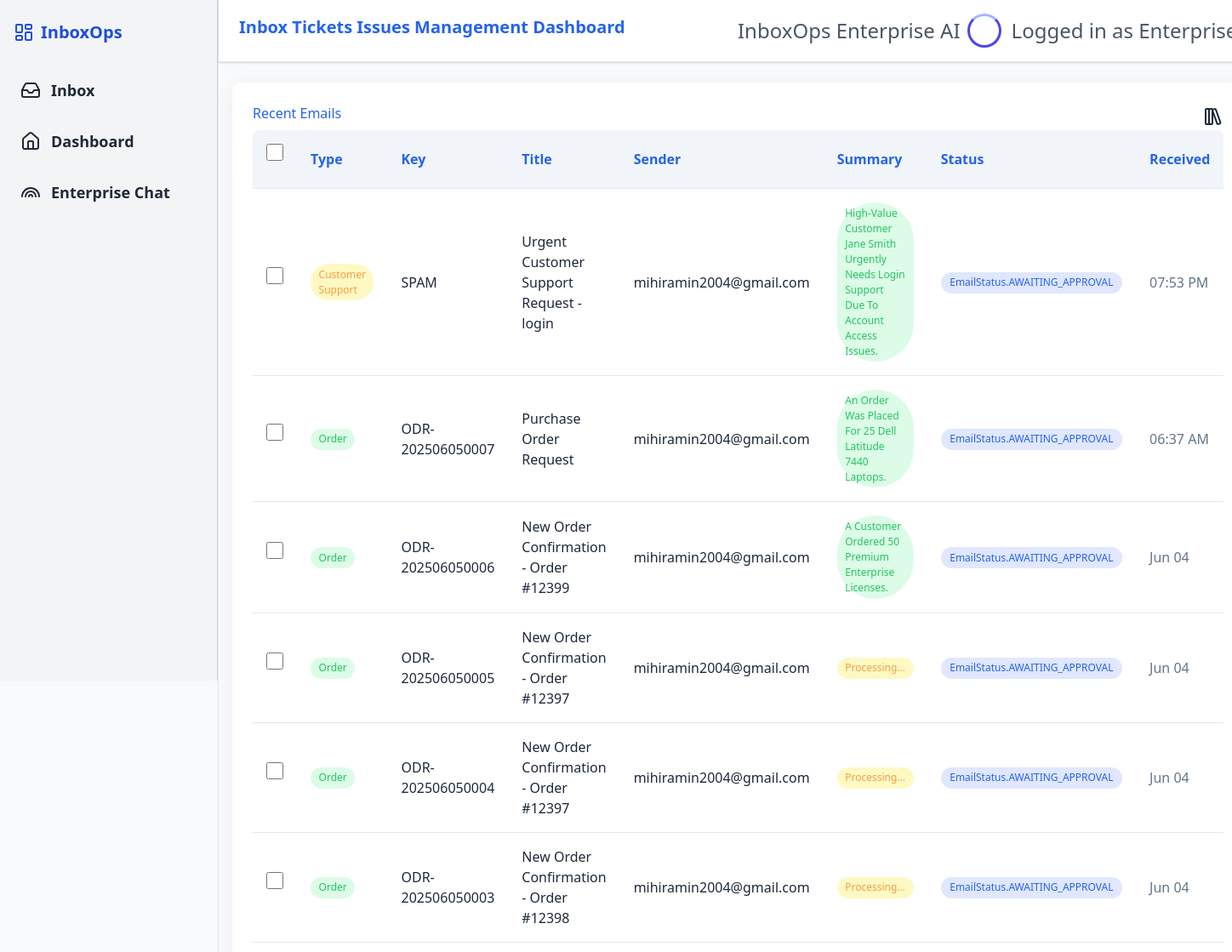
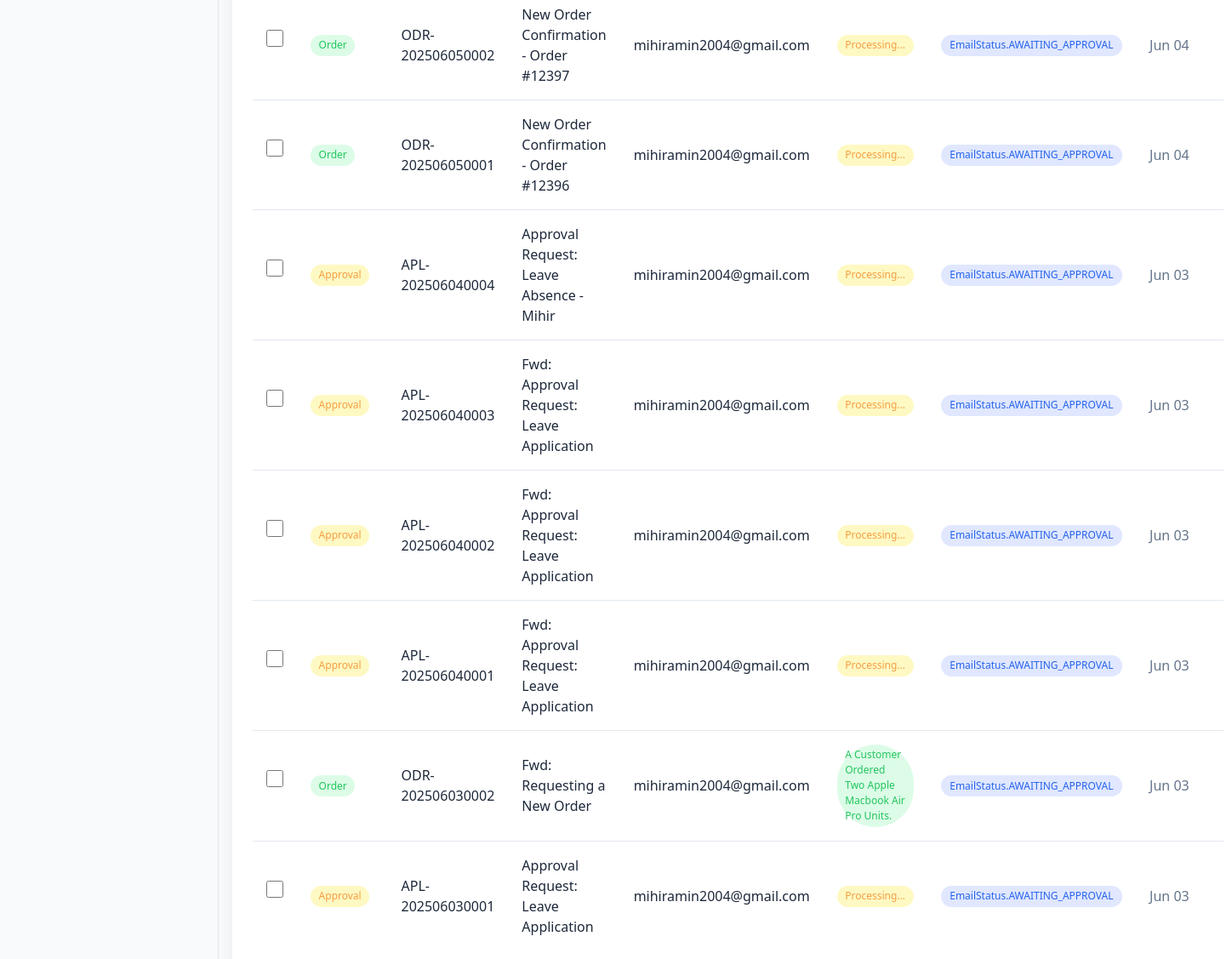
/u, run on the app's committed database (2 pictures, top to bottom).
### app/models.py (models this page shows)
class Email(Base):
    __tablename__ = "emails"
    id = Column(Integer, primary_key=True, index=True)
    from_email = Column(String, index=True)
    subject = Column(String, index=True)
    text_body = Column(Text)
    html_body = Column(Text)
    received_at = Column(DateTime(timezone=True), server_default=func.now())
    summary = Column(Text, nullable=True)
    status = Column(String, default="received")
    type = Column(String, default="UNKNOWN")  # can be ORDER, APPROVAL, SPAM
    key = Column(String, unique=True)
    status = Column(String, default=EmailStatus.NEW)
    order_items = Column(JSON, nullable=True)  # Store extracted order items
    tags = Column(JSON, nullable=True)  # Store extracted tags
    raw_json = Column(JSON, nullable=True)  # <-- Add this line

### app/main.py (the view)
@app.get("/u", response_class=HTMLResponse)
def unified_view(request: Request, page: str = "inbox", db: Session = Depends(get_db)):
    if page == "inbox":
        emails = db.query(Email).order_by(Email.received_at.desc()).all()
        format_received_time = lambda received_at: format_received_time(received_at)
        now = datetime.now()
        return templates.TemplateResponse(
            "index.html",
            {"request": request, "emails": emails, "check_email_status": check_email_status, "format_received_time": format_received_time, "now": now},
        )
    elif page == "dashboard":
        orders = db.query(Order).order_by(Order.id.desc()).all()
        approvals = db.query(Approval).order_by(Approval.id.desc()).all()
        emails = db.query(Email).order_by(Email.received_at.desc()).all()
        total_processed = db.query(Email).count()
        processed_today = db.query(Email).filter(Email.received_at >= datetime.now().date()).count()
        support_tickets = get_all_tickets(db)
        success_rate = 96.8  # Example static value; replace with dynamic calculation
        success_rate_change = 2.3  # Example static value; replace with dynamic calculation
        avg_processing_time = 1.4  # Example static value; replace with dynamic calculation
        active_webhooks = 12  # Example static value; replace with dynamic calculation
        webhook_endpoints = 4  # Example static value; replace with dynamic calculation
        avg_latency = 198  # Example static value; replace with dynamic calculation
        active_models = 15  # Example static value; replace with dynamic calculation
        top_classification_type = "Invoices"  # Example static value; replace with dynamic calculation
        top_classification_percentage = 26.6  # Example static value; replace with dynamic calculation
        error_rate = 3.2  # Example static value; replace with dynamic calculation
        error_rate_change = -0.8  # Example static value; replace with dynamic calculation
        last_error_time = "2 hours ago"  # Example static value; replace with dynamic calculation
        emails = crud.get_emails(db, limit=1000)
        email_map = {email.key: email for email in emails}
        for order in orders:
            order.mail_content = ""
            if order.key and order.key in email_map:
                order.mail_content = email_map[order.key].html_body or email_map[order.key].text_body or ""
            print(f"Order {order.id} key={order.key} mail_content={order.mail_content[:100]}")
        return templates.TemplateResponse(
            "dashboard.html",
            {"request": request, "orders": orders, "emails": emails, "approvals": approvals, "check_email_status": check_email_status, "format_date": format_date, "total_processed": total_processed,
            "processed_today": processed_today,
            "processing_rate": (processed_today / total_processed) * 100 if total_processed else 0,
            "success_rate": success_rate,
            "success_rate_change": success_rate_change,
            "avg_processing_time": avg_processing_time,
            "active_webhooks": active_webhooks,
            "webhook_endpoints": webhook_endpoints,
            "avg_latency": avg_latency,
            "active_models": active_models,
            "top_classification_type": top_classification_type,
            "top_classification_percentage": top_classification_percentage,
            "error_rate": error_rate,
            "error_rate_change": error_rate_change,
            "last_error_time": last_error_time,
            "support_tickets": support_tickets,},
        )
    else:
        return templates.TemplateResponse(
            "404.html", {"request": request}, status_code=404
        )

### templates/index.html (shortened to what this page needs)
{% extends "layout.html" %}
{% block content %}
{% import 'macros.html' as macros %}
<!DOCTYPE html>
<html>
<head>
    <link rel="stylesheet" href="/static/styles.css">
</head>
<body>
    <div class="container">
        <div style="display: flex; flex-direction: row; justify-content: space-between;" class="rowInfo">
            <h2>Recent Emails</h2>
            <div class="relative group flex items-center">
            </div>
        </div>
        <table class="table">
            <thead>
                <tr>
                    <th><input type="checkbox" id="select-all" /></th>
                    <th>Type</th>
                    <th>Key</th>
                    <th>Title</th>
                    <th>Sender</th>
                    <th>Summary</th>
                    <th>Status</th>
                    <th>Received</th>
                </tr>
            </thead>
            <tbody>
                {% for email in emails %}
                <tr class="email-row">
                    <td>
                        <input type="checkbox" class="email-checkbox" />
                    </td>
                    <td>
                        {% if email.type == "ORDER" %}
                            <span class="badge badge-success">Order</span>
                        {% elif email.type == "APPROVAL" %}
                            <span class="badge badge-warning">Approval</span>
                        {% elif email.type == "SUPPORT_REQUEST" %}
                            <span class="badge badge-warning">Customer Support</span>
                        {% else %}
                            <span class="badge badge-danger">Spam</span>
                        {% endif %}
                    </td>
                    <td>{{ email.key }}</td>
                    <td>{{ email.subject }}</td>
                    <td>{{ email.from_email }}</td>
                    <td>
                        {% if email.summary %}
                            <span class="badge badge-success">{{ email.summary }}</span>
                        {% else %}
                            <span class="badge badge-warning">Processing...</span>
                        {% endif %}
                    </td>
                    <td>
                        {% set status_map = {
        'NEW': 'New',
        'AWAITING': 'Awaiting',
        'AWAITING_APPROVAL': 'Awaiting Approval',
        'CLOSED': 'Closed'
    } %}
                        {% set raw_status = check_email_status(email) %}
    {% set status = status_map[raw_status.split('.')[-1]] if '.' in raw_status else status_map.get(raw_status, raw_status) %}
                        {% set status = check_email_status(email) %}
                        {{ macros.email_status_badge(status) }}
                    </td>
                    <td class="text-muted">
    {% if email.received_at %}
        {% if email.received_at.date() == now.date() %}
            {{ email.received_at.strftime("%I:%M %p") }}
        {% else %}
            {{ email.received_at.strftime("%b %d") }}
        {% endif %}
    {% else %}
        Unknown
    {% endif %}
</td>
                </tr>
                {% endfor %}
            </tbody>
        </table>
    </div>
</body>
</html>
{% endblock %}

### templates/layout.html (shortened to what this page needs)
<!DOCTYPE html>
<html lang="en">
  <head>
    <link href="https://cdn.jsdelivr.net/npm/tailwindcss@2.2.19/dist/tailwind.min.css" rel="stylesheet">
  </head>
  <body class="min-h-screen bg-muted font-sans antialiased">
    <div class="flex min-h-screen w-full">
      <aside class="bg-gray-50 border-r border-gray-200 min-h-screen flex-shrink-0">
        {% include 'sidebar.html' %}
      </aside>
      <div class="flex flex-col flex-1 min-h-screen">
        {% include 'header.html' %}
        <main class="flex-1 p-4">
          {% block content %}{% endblock %}
        </main>
      </div>
    </div>
  </body>
</html>

### templates/sidebar.html (shortened to what this page needs)
<aside class="w-64 bg-gray-100 h-screen px-4 py-6 border-r border-gray-300">
  <h2 class="text-xl font-bold mb-8 flex items-center gap-2 text-blue-700">
    InboxOps
  </h2>
  <nav class="flex flex-col gap-4">
    <a href="/u?page=inbox" class="flex items-center gap-3 text-gray-800 text-lg font-bold hover:text-blue-600 hover:bg-gray-200 block px-2 py-2 rounded transition duration-200">
      Inbox
    </a>
    <a href="/dashboard" class="flex items-center gap-3 text-gray-800 text-lg font-bold hover:text-blue-600 hover:bg-gray-200 block px-2 py-2 rounded transition duration-200">
      Dashboard
    </a>
    <a href="/new" class="flex items-center gap-3 text-gray-800 text-lg font-bold hover:text-blue-600 hover:bg-gray-200 block px-2 py-2 rounded transition duration-200">
      Enterprise Chat
    </a>
  </nav>
</aside>

### templates/header.html (shortened to what this page needs)
<head>
</head>
<header style="margin-bottom: 0.5em;" class="flex justify-between items-center bg-white px-6 py-4 shadow border-b">
  <h1 class="text-xl font-semibold">Inbox Tickets Issues Management Dashboard</h1>
  <div class="flex items-center text-sm text-gray-600">
    <span id="ai-chat-btn" class="px-2 cursor-pointer text-2xl">InboxOps Enterprise AI</span>
    <div id="ai-chat-btn" class="ai-icon animate-spin mr-3 cursor-pointer"></div>
    <span class="text-2xl">Logged in as Enterprise</span>
  </div>
</header>

### templates/macros.html (shortened to what this page needs)
{% macro email_status_badge(status) %}
  {% set info = {
    'New':        {'color': 'bg-blue-100 text-blue-800', 'desc': 'New Mail'},
    'Awaiting':   {'color': 'bg-yellow-100 text-yellow-800', 'desc': 'If Mail type is undisclosed and needs human intervention'},
    'Awaiting Approval': {'color': 'bg-orange-100 text-orange-800', 'desc': 'Mail is Verified and Awaiting Approval. Turns to Approved if Outbound Email is sent to confirm.'},
    'Closed':     {'color': 'bg-red-100 text-red-800', 'desc': 'Mail is SPAM'}
  } %}
  <span class="relative group cursor-pointer select-none">
    <span class="badge inline-flex items-center px-2 py-0.5 rounded-full text-xs font-semibold {{ info[status].color }} border border-transparent transition">
      {{ status }}
    </span>
  </span>
{% endmacro %}

### static/styles.css (style rules this page uses)
body { background: #f8fafc; color: #1e293b; font-family: 'Segoe UI', 'Roboto', Arial, sans-serif; margin: 0; padding: 0; }
header { background: #2563eb; color: #fff; padding: 1.5rem 2rem; box-shadow: 0 2px 8px rgba(37,99,235,0.08); margin-bottom: 2rem; }
h1, h2, h3 { color: #2563eb; margin-bottom: 0.5rem; }
.container { max-width: 95vw; margin: 0 auto; background: #fff; border-radius: 12px; box-shadow: 0 4px 24px rgba(30,41,59,0.06); padding: 1.5rem; }
.table { width: 100%; border-collapse: collapse; margin-bottom: 2rem; background: #fff; border-radius: 8px; overflow: hidden; }
.table th, .table td { padding: 1rem; border-bottom: 1px solid #e2e8f0; text-align: left; }
.table th { background: #f1f5f9; color: #2563eb; font-weight: 600; }
.table tr:last-child td { border-bottom: none; }
.badge { display: inline-block; padding: 0.3em 0.8em; border-radius: 999px; font-size: 0.95em; font-weight: 500; background: #e0e7ff; color: #2563eb; }
.badge-success { background: #dcfce7; color: #22c55e; }
.badge-warning { background: #fef9c3; color: #f59e42; }
input, textarea, select { border: 1px solid #e2e8f0; border-radius: 6px; padding: 0.6em; font-size: 1em; margin-bottom: 1em; width: 100%; box-sizing: border-box; }
.text-muted { color: #64748b; }
.badge { display: inline-block; padding: 0.3em 0.8em; border-radius: 999px; font-size: 0.85em; font-weight: 500; }
.badge { display: inline-block; padding: 0.3em 0.8em; border-radius: 999px; font-size: 0.75em; font-weight: 500; text-transform: capitalize; }

### templates/header.html (style rules this page uses)
.animate-spin { animation: spin 2s linear infinite; }
.ai-icon { width: 40px; height: 40px; border: 3px solid #4F46E5; border-top: 3px solid #A5B4FC; border-radius: 50%; display: inline-block; }

### templates/index.html (style rules this page uses)
input[type="checkbox"] { width: 20px; height: 20px; cursor: pointer; border: 2px solid #ccc; border-radius: 4px; transition: box-shadow 0.2s ease; position: relative; }

### data on the page
Email: type "Customer Support", key "SPAM", subject "Urgent Customer Support Request - login", from_email "mihiramin2004@gmail.com", summary "High-Value Customer Jane Smith Urgently Needs Login Support Due To Account Access Issues.", status "EmailStatus.AWAITING_APPROVAL", received_at "07:53 PM"
Email: type "Order", key "ODR-202506050007", subject "Purchase Order Request", from_email "mihiramin2004@gmail.com", summary "An Order Was Placed For 25 Dell Latitude 7440 Laptops.", status "EmailStatus.AWAITING_APPROVAL", received_at "06:37 AM"
Email: type "Order", key "ODR-202506050006", subject "New Order Confirmation - Order #12399", from_email "mihiramin2004@gmail.com", summary "A Customer Ordered 50 Premium Enterprise Licenses.", status "EmailStatus.AWAITING_APPROVAL", received_at "Jun 04"
Email: type "Order", key "ODR-202506050005", subject "New Order Confirmation - Order #12397", from_email "mihiramin2004@gmail.com", shows "Processing...", status "EmailStatus.AWAITING_APPROVAL", received_at "Jun 04"
Email: type "Order", key "ODR-202506050004", subject "New Order Confirmation - Order #12397", from_email "mihiramin2004@gmail.com", shows "Processing...", status "EmailStatus.AWAITING_APPROVAL", received_at "Jun 04"
Email: type "Order", key "ODR-202506050003", subject "New Order Confirmation - Order #12398", from_email "mihiramin2004@gmail.com", shows "Processing...", status "EmailStatus.AWAITING_APPROVAL", received_at "Jun 04"
Email: type "Order", key "ODR-202506050002", subject "New Order Confirmation - Order #12397", from_email "mihiramin2004@gmail.com", shows "Processing...", status "EmailStatus.AWAITING_APPROVAL", received_at "Jun 04"
Email: type "Order", key "ODR-202506050001", subject "New Order Confirmation - Order #12396", from_email "mihiramin2004@gmail.com", shows "Processing...", status "EmailStatus.AWAITING_APPROVAL", received_at "Jun 04"
Email: type "Approval", key "APL-202506040004", subject "Approval Request: Leave Absence - Mihir", from_email "mihiramin2004@gmail.com", shows "Processing...", status "EmailStatus.AWAITING_APPROVAL", received_at "Jun 03"
Email: type "Approval", key "APL-202506040003", subject "Fwd: Approval Request: Leave Application", from_email "mihiramin2004@gmail.com", shows "Processing...", status "EmailStatus.AWAITING_APPROVAL", received_at "Jun 03"
Email: type "Approval", key "APL-202506040002", subject "Fwd: Approval Request: Leave Application", from_email "mihiramin2004@gmail.com", shows "Processing...", status "EmailStatus.AWAITING_APPROVAL", received_at "Jun 03"
Email: type "Approval", key "APL-202506040001", subject "Fwd: Approval Request: Leave Application", from_email "mihiramin2004@gmail.com", shows "Processing...", status "EmailStatus.AWAITING_APPROVAL", received_at "Jun 03"
Email: type "Order", key "ODR-202506030002", subject "Fwd: Requesting a New Order", from_email "mihiramin2004@gmail.com", summary "A Customer Ordered Two Apple Macbook Air Pro Units.", status "EmailStatus.AWAITING_APPROVAL", received_at "Jun 03"
Email: type "Approval", key "APL-202506030001", subject "Approval Request: Leave Application", from_email "mihiramin2004@gmail.com", shows "Processing...", status "EmailStatus.AWAITING_APPROVAL", received_at "Jun 03"
